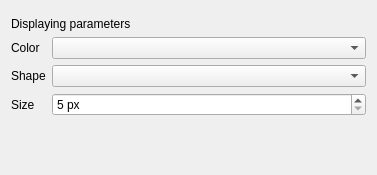
<?xml version="1.0" encoding="UTF-8"?>
<ui version="4.0">
 <class>LegendGroupEditor</class>
 <widget class="QWidget" name="LegendGroupEditor">
  <property name="geometry">
   <rect>
    <x>0</x>
    <y>0</y>
    <width>377</width>
    <height>175</height>
   </rect>
  </property>
  <property name="windowTitle">
   <string>Form</string>
  </property>
  <layout class="QVBoxLayout" name="verticalLayout">
   <item>
    <widget class="DialogLineEditEx" name="nameLineEditEx" native="true"/>
   </item>
   <item>
    <widget class="QLabel" name="subCaptionLabel">
     <property name="text">
      <string>Displaying parameters</string>
     </property>
    </widget>
   </item>
   <item>
    <layout class="QFormLayout" name="formLayout">
     <item row="0" column="0">
      <widget class="QLabel" name="label_2">
       <property name="text">
        <string>Color</string>
       </property>
      </widget>
     </item>
     <item row="1" column="0">
      <widget class="QLabel" name="label_3">
       <property name="text">
        <string>Shape</string>
       </property>
      </widget>
     </item>
     <item row="2" column="0">
      <widget class="QLabel" name="label_4">
       <property name="text">
        <string>Size</string>
       </property>
      </widget>
     </item>
     <item row="0" column="1">
      <widget class="QComboBox" name="colorCombo"/>
     </item>
     <item row="1" column="1">
      <widget class="QComboBox" name="shapeCombo"/>
     </item>
     <item row="2" column="1">
      <widget class="QSpinBox" name="sizeSpin">
       <property name="suffix">
        <string> px</string>
       </property>
       <property name="minimum">
        <number>5</number>
       </property>
       <property name="maximum">
        <number>50</number>
       </property>
      </widget>
     </item>
    </layout>
   </item>
   <item>
    <spacer name="verticalSpacer">
     <property name="orientation">
      <enum>Qt::Vertical</enum>
     </property>
     <property name="sizeHint" stdset="0">
      <size>
       <width>20</width>
       <height>40</height>
      </size>
     </property>
    </spacer>
   </item>
  </layout>
 </widget>
 <customwidgets>
  <customwidget>
   <class>DialogLineEditEx</class>
   <extends>QWidget</extends>
   <header location="global">ui/controls/dialog_line_edit_ex.h</header>
   <container>1</container>
  </customwidget>
 </customwidgets>
 <resources/>
 <connections/>
</ui>
